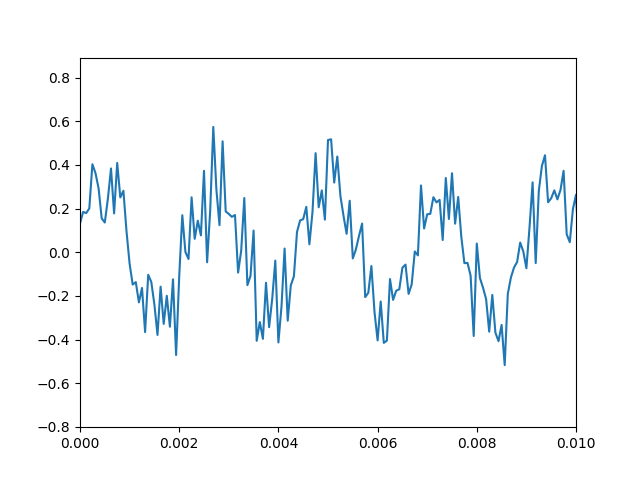

Generate this figure with Python:
import numpy as np
from scipy.signal import stft, istft
from q06 import x, fs


L = 1024
S = 512
fbin, tbin, X = stft(x, fs, window="hann", nperseg=L, noverlap=L - S)

N, F, T = X.shape

Y = np.zeros((F, T), dtype=complex)
tau = np.array([0, 10, 20]) / fs

for i in range(F):
    f = i * fs / 2 / (F - 1)
    w = np.exp(-1j * 2 * np.pi * f * tau) / 3

    for t in range(T):
        Y[i, t] = np.conjugate(w) @ X[:, i, t]

t, y = istft(Y, fs, window="hann", nperseg=L, noverlap=L - S)


if __name__ == "__main__":
    import matplotlib.pyplot as plt

    plt.plot(t, y)

    plt.xlim([0, 0.01])
    plt.savefig("./skotsugi/chapter05/q07.png")
